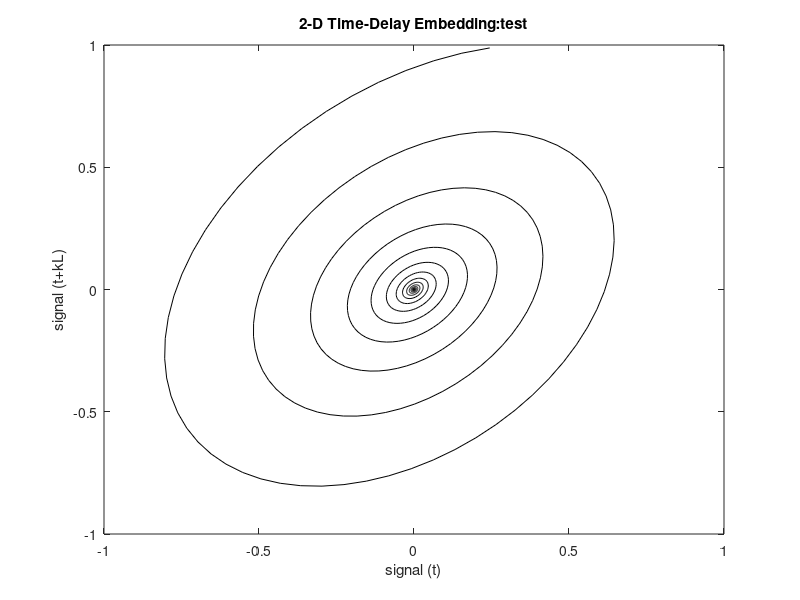

This chart was generated by the following MATLAB code:
%% init

clear; close all;

subjname = 'test'

%% temp filenames when building code

% fperm = 'TEMP.csv_E4_UP1_smoothedandresampled.csv';
% pperm = '/Users/vedantchandra/JHM-Research/spaceflight-adaptation/data/smoothed/subj1/'
% 
% file = {fperm} 
% path = {pperm}

%% main

x = 1:1000;

signal = exp(-0.007*x).*cos(0.1*x);

fs = 4; %CHANGE AS NEEDED

plot(signal);

%% Time delay

[acorr,lagtime] = xcorr(signal-mean(signal),'coeff');
%plot(lagtime,acorr)
[dummmy,mid] = max(acorr);
acorr = acorr(mid:end);
lagtime = lagtime(mid:end);
L = find(acorr < max(acorr)/exp(1),1);


% plot(lagtime,acorr)
% hold on 
% plot(L,acorr(L),'ro')
% hold off


%% embedding

k = 1

delayedsignal = [zeros(1,k*L) signal];
delayedsignal(length(signal)+1:end) = [];

%plot(delayedsignal)
plot(signal(k*L+1:end),delayedsignal(k*L+1:end),'k')
title(strcat('2-D Time-Delay Embedding: ',subjname))
xlabel('signal (t)')
ylabel('signal (t+kL)')
%savefig(strcat('plots/2d-embeddings/2dEmbed',subjname));

